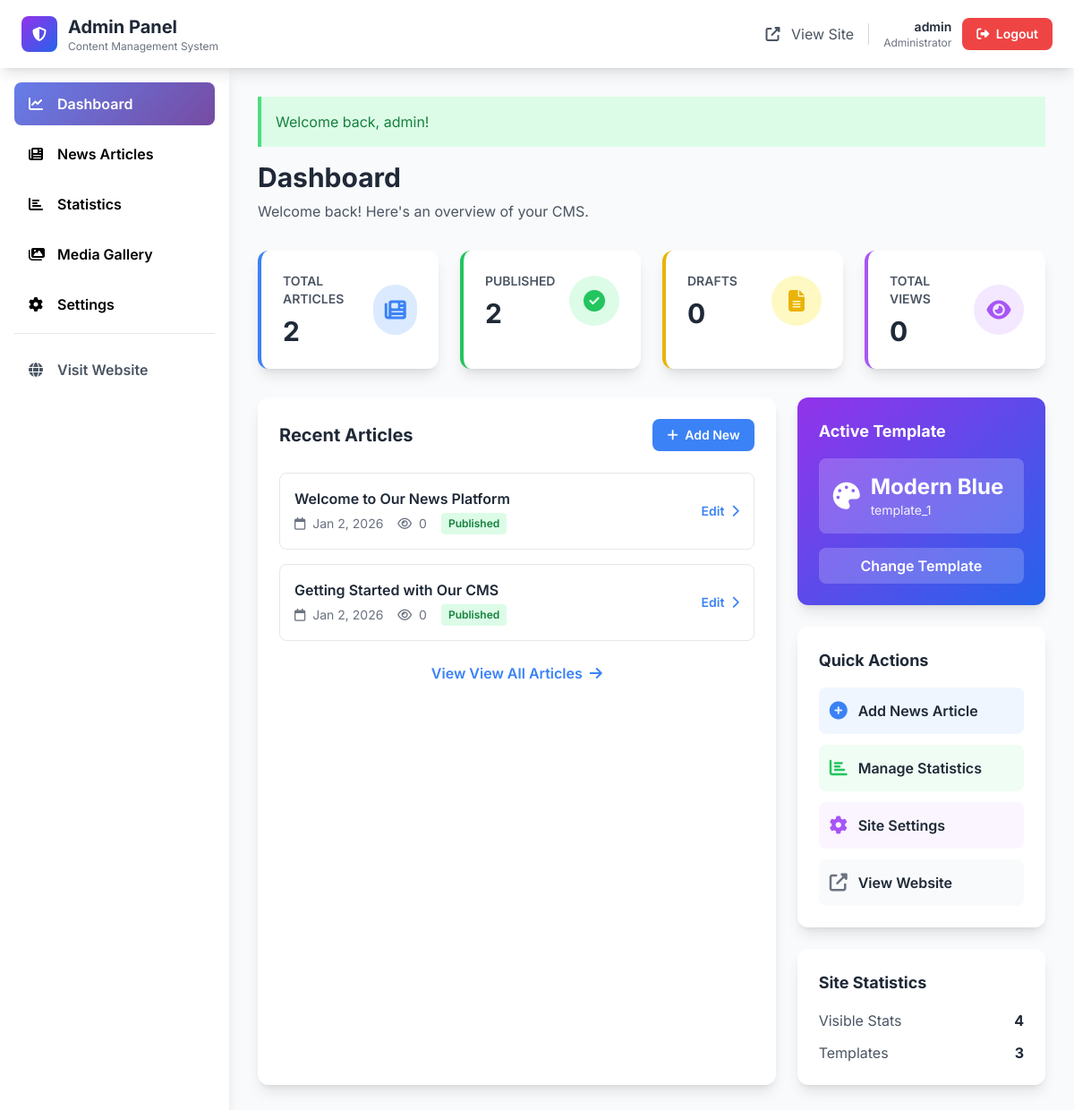
/admin/ (signed in), run on the app's committed database.
### tables this page shows
CREATE TABLE IF NOT EXISTS news (
    id INT UNSIGNED AUTO_INCREMENT PRIMARY KEY,
    title VARCHAR(255) NOT NULL,
    slug VARCHAR(255) NOT NULL UNIQUE,
    content TEXT NOT NULL,
    image_path VARCHAR(255) DEFAULT NULL,
    status ENUM('draft', 'published') DEFAULT 'published',
    views INT UNSIGNED DEFAULT 0,
    created_at TIMESTAMP DEFAULT CURRENT_TIMESTAMP,
    updated_at TIMESTAMP DEFAULT CURRENT_TIMESTAMP ON UPDATE CURRENT_TIMESTAMP,
    INDEX idx_slug (slug),
    INDEX idx_status (status),
    INDEX idx_created_at (created_at DESC),
    FULLTEXT idx_search (title, content)
);

CREATE TABLE IF NOT EXISTS site_settings (
    id INT UNSIGNED AUTO_INCREMENT PRIMARY KEY,
    setting_key VARCHAR(100) NOT NULL UNIQUE,
    setting_value TEXT NOT NULL,
    description VARCHAR(255) DEFAULT NULL,
    updated_at TIMESTAMP DEFAULT CURRENT_TIMESTAMP ON UPDATE CURRENT_TIMESTAMP,
    INDEX idx_setting_key (setting_key)
);

### config/database.php (called while the page is built, shortened)
<?php
class Database {
    private static ?PDO $connection = null;
    private static ?Database $instance = null;
    public static function getInstance(): Database {
        if (self::$instance === null) {
            self::$instance = new self();
        }
        return self::$instance;
    }
    private function connect(): void {
        try {
            $dsn = sprintf(
                "mysql:host=%s;dbname=%s;charset=%s",
                DB_HOST,
                DB_NAME,
                DB_CHARSET
            );
            $options = [
                PDO::ATTR_ERRMODE            => PDO::ERRMODE_EXCEPTION,
                PDO::ATTR_DEFAULT_FETCH_MODE => PDO::FETCH_ASSOC,
                PDO::ATTR_EMULATE_PREPARES   => false,
                PDO::ATTR_PERSISTENT         => false,
                PDO::MYSQL_ATTR_INIT_COMMAND => "SET NAMES " . DB_CHARSET
            ];
            self::$connection = new PDO($dsn, DB_USER, DB_PASS, $options);
        } catch (PDOException $e) {
            $this->handleConnectionError($e);
        }
    }
    public function getConnection(): PDO {
        return self::$connection;
    }
}
function getDB(): PDO {
    return Database::getInstance()->getConnection();
}
function getSetting(string $key): ?string {
    try {
        $db = getDB();
        $stmt = $db->prepare("SELECT setting_value FROM site_settings WHERE setting_key = ?");
        $stmt->execute([$key]);
        $result = $stmt->fetch();
        return $result ? $result['setting_value'] : null;
    } catch (PDOException $e) {
        error_log("Error fetching setting '$key': " . $e->getMessage());
        return null;
    }
}
function sanitize(string $data): string {
    return htmlspecialchars($data, ENT_QUOTES, 'UTF-8');
}
function formatDate(string $date, string $format = 'F j, Y'): string {
    return date($format, strtotime($date));
}

### admin/index.php (the view, shortened to what this page needs)
<?php
require_once '../config/database.php';
require_once '../includes/functions.php';
$db = getDB();
try {
    $stmt = $db->query("SELECT COUNT(*) as total FROM news");
    $totalNews = $stmt->fetch()['total'];
    $stmt = $db->query("SELECT COUNT(*) as total FROM news WHERE status = 'published'");
    $publishedNews = $stmt->fetch()['total'];
    $draftNews = $totalNews - $publishedNews;
    $stmt = $db->query("SELECT SUM(views) as total FROM news");
    $totalViews = $stmt->fetch()['total'] ?? 0;
    $activeTemplate = getActiveTemplate();
    $stmt = $db->query("SELECT id, title, slug, status, views, created_at FROM news ORDER BY created_at DESC LIMIT 5");
    $recentNews = $stmt->fetchAll();
    $stmt = $db->query("SELECT COUNT(*) as total FROM statistics WHERE is_visible = 1");
    $visibleStats = $stmt->fetch()['total'];
} catch (PDOException $e) {
    error_log("Dashboard error: " . $e->getMessage());
}
include 'includes/header.php';
?>
<div class="space-y-8">
    <div>
        <h1 class="text-3xl font-bold text-gray-800 mb-2">Dashboard</h1>
        <p class="text-gray-600">Welcome back! Here's an overview of your CMS.</p>
    </div>
    <div class="grid grid-cols-1 md:grid-cols-2 lg:grid-cols-4 gap-6">
        <div class="bg-white rounded-xl shadow-lg p-6 border-l-4 border-blue-500">
            <div class="flex items-center justify-between">
                <div>
                    <p class="text-sm font-semibold text-gray-600 uppercase">Total Articles</p>
                    <p class="text-3xl font-bold text-gray-800 mt-2"><?php echo number_format($totalNews); ?></p>
                </div>
                <div class="w-14 h-14 bg-blue-100 rounded-full flex items-center justify-center">
                    <i class="fas fa-newspaper text-blue-500 text-2xl"></i>
                </div>
            </div>
        </div>
        <div class="bg-white rounded-xl shadow-lg p-6 border-l-4 border-green-500">
            <div class="flex items-center justify-between">
                <div>
                    <p class="text-sm font-semibold text-gray-600 uppercase">Published</p>
                    <p class="text-3xl font-bold text-gray-800 mt-2"><?php echo number_format($publishedNews); ?></p>
                </div>
                <div class="w-14 h-14 bg-green-100 rounded-full flex items-center justify-center">
                    <i class="fas fa-check-circle text-green-500 text-2xl"></i>
                </div>
            </div>
        </div>
        <div class="bg-white rounded-xl shadow-lg p-6 border-l-4 border-yellow-500">
            <div class="flex items-center justify-between">
                <div>
                    <p class="text-sm font-semibold text-gray-600 uppercase">Drafts</p>
                    <p class="text-3xl font-bold text-gray-800 mt-2"><?php echo number_format($draftNews); ?></p>
                </div>
                <div class="w-14 h-14 bg-yellow-100 rounded-full flex items-center justify-center">
                    <i class="fas fa-file-alt text-yellow-500 text-2xl"></i>
                </div>
            </div>
        </div>
        <div class="bg-white rounded-xl shadow-lg p-6 border-l-4 border-purple-500">
            <div class="flex items-center justify-between">
                <div>
                    <p class="text-sm font-semibold text-gray-600 uppercase">Total Views</p>
                    <p class="text-3xl font-bold text-gray-800 mt-2"><?php echo number_format($totalViews); ?></p>
                </div>
                <div class="w-14 h-14 bg-purple-100 rounded-full flex items-center justify-center">
                    <i class="fas fa-eye text-purple-500 text-2xl"></i>
                </div>
            </div>
        </div>
    </div>
    <div class="grid grid-cols-1 lg:grid-cols-3 gap-6">
        <div class="lg:col-span-2 bg-white rounded-xl shadow-lg p-6">
            <div class="flex items-center justify-between mb-6">
                <h2 class="text-xl font-bold text-gray-800">Recent Articles</h2>
                <a href="/EnglishNewsApp/admin/news-add.php" class="bg-blue-500 hover:bg-blue-600 text-white px-4 py-2 rounded-lg transition text-sm font-semibold">
                    <i class="fas fa-plus mr-1"></i>
                    Add New
                </a>
            </div>
            <div class="space-y-4">
                <?php if (empty($recentNews)): ?>
                    <p class="text-gray-500 text-center py-8">No articles yet. Create your first one!</p>
                <?php else: ?>
                    <?php foreach ($recentNews as $news): ?>
                        <div class="flex items-center justify-between p-4 border border-gray-200 rounded-lg hover:shadow-md transition">
                            <div class="flex-1">
                                <h3 class="font-semibold text-gray-800 mb-1"><?php echo sanitize($news['title']); ?></h3>
                                <div class="flex items-center gap-4 text-sm text-gray-500">
                                    <span>
                                        <i class="far fa-calendar mr-1"></i>
                                        <?php echo formatDate($news['created_at'], 'M j, Y'); ?>
                                    </span>
                                    <span>
                                        <i class="far fa-eye mr-1"></i>
                                        <?php echo number_format($news['views']); ?>
                                    </span>
                                    <span class="px-2 py-1 rounded text-xs font-semibold <?php echo $news['status'] === 'published' ? 'bg-green-100 text-green-700' : 'bg-yellow-100 text-yellow-700'; ?>">
                                        <?php echo ucfirst($news['status']); ?>
                                    </span>
                                </div>
                            </div>
                            <a href="/EnglishNewsApp/admin/news-edit.php?id=<?php echo $news['id']; ?>" class="text-blue-500 hover:text-blue-600 font-semibold text-sm">
                                Edit <i class="fas fa-chevron-right ml-1"></i>
                            </a>
                        </div>
                    <?php endforeach; ?>
                <?php endif; ?>
            </div>
            <div class="mt-6 text-center">
                <a href="/EnglishNewsApp/admin/news-manage.php" class="text-blue-500 hover:text-blue-600 font-semibold">View
                    View All Articles <i class="fas fa-arrow-right ml-1"></i>
                </a>
            </div>
        </div>
        <div class="space-y-6">
            <div class="bg-gradient-to-br from-purple-600 to-blue-600 rounded-xl shadow-lg p-6 text-white">
                <h3 class="text-lg font-bold mb-4">Active Template</h3>
                <div class="bg-white/20 backdrop-blur rounded-lg p-4 mb-4">
                    <div class="flex items-center gap-3">
                        <i class="fas fa-palette text-3xl"></i>
                        <div>
                            <p class="text-2xl font-bold">
                                <?php
                                $templateNames = [
                                    'template_1' => 'Modern Blue',
                                    'template_2' => 'Magazine Orange',
                                    'template_3' => 'Tech Dark'
                                ];
                                echo $templateNames[$activeTemplate] ?? 'Template 1';
                                ?>
                            </p>
                            <p class="text-sm opacity-90"><?php echo $activeTemplate; ?></p>
                        </div>
                    </div>
                </div>
                <a href="/EnglishNewsApp/admin/settings.php" class="block text-center bg-white/20 hover:bg-white/30 backdrop-blur rounded-lg py-2 transition font-semibold">
                    Change Template
                </a>
            </div>
            <div class="bg-white rounded-xl shadow-lg p-6">
                <h3 class="text-lg font-bold text-gray-800 mb-4">Quick Actions</h3>
                <div class="space-y-3">
                    <a href="/EnglishNewsApp/admin/news-add.php" class="flex items-center gap-3 p-3 bg-blue-50 hover:bg-blue-100 rounded-lg transition">
                        <i class="fas fa-plus-circle text-blue-500 text-xl"></i>
                        <span class="font-semibold text-gray-800">Add News Article</span>
                    </a>
                    <a href="/EnglishNewsApp/admin/statistics.php" class="flex items-center gap-3 p-3 bg-green-50 hover:bg-green-100 rounded-lg transition">
                        <i class="fas fa-chart-bar text-green-500 text-xl"></i>
                        <span class="font-semibold text-gray-800">Manage Statistics</span>
                    </a>
                    <a href="/EnglishNewsApp/admin/settings.php" class="flex items-center gap-3 p-3 bg-purple-50 hover:bg-purple-100 rounded-lg transition">
                        <i class="fas fa-cog text-purple-500 text-xl"></i>
                        <span class="font-semibold text-gray-800">Site Settings</span>
                    </a>
                    <a href="/" target="_blank" class="flex items-center gap-3 p-3 bg-gray-50 hover:bg-gray-100 rounded-lg transition">
                        <i class="fas fa-external-link-alt text-gray-500 text-xl"></i>
                        <span class="font-semibold text-gray-800">View Website</span>
                    </a>
                </div>
            </div>
            <div class="bg-white rounded-xl shadow-lg p-6">
                <h3 class="text-lg font-bold text-gray-800 mb-4">Site Statistics</h3>
                <div class="space-y-3">
                    <div class="flex items-center justify-between">
                        <span class="text-gray-600">Visible Stats</span>
                        <span class="font-bold text-gray-800"><?php echo $visibleStats; ?></span>
                    </div>
                    <div class="flex items-center justify-between">
                        <span class="text-gray-600">Templates</span>
                        <span class="font-bold text-gray-800">3</span>
                    </div>
                </div>
            </div>
        </div>
    </div>
</div>
<?php include 'includes/footer.php'; ?>

### admin/includes/header.php (style rules this page uses)
body { font-family: 'Inter', sans-serif; }

### data on the page
news: title "Welcome to Our News Platform", created_at "Jan 2, 2026", views "0", status "Published"
news: title "Getting Started with Our CMS", created_at "Jan 2, 2026", views "0", status "Published"
site_settings: setting_value "Modern Blue", setting_value "template_1"

### other printed values
$_SESSION['admin_username'] "admin"
$flash['message'] "Welcome back, admin!"
$totalNews "2"
$publishedNews "2"
$draftNews "0"
$totalViews "0"
$visibleStats "4"
